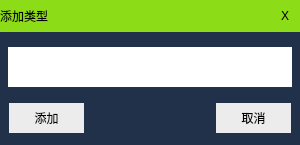
<?xml version="1.0" encoding="UTF-8"?>
<ui version="4.0">
 <class>AddMediaInfo</class>
 <widget class="QDialog" name="AddMediaInfo">
  <property name="geometry">
   <rect>
    <x>0</x>
    <y>0</y>
    <width>300</width>
    <height>145</height>
   </rect>
  </property>
  <property name="minimumSize">
   <size>
    <width>300</width>
    <height>145</height>
   </size>
  </property>
  <property name="maximumSize">
   <size>
    <width>300</width>
    <height>145</height>
   </size>
  </property>
  <property name="windowTitle">
   <string>Dialog</string>
  </property>
  <property name="styleSheet">
   <string notr="true">*
{
border: none;
}

QDialog
{
background-color: rgb(33, 49, 74);
}</string>
  </property>
  <layout class="QVBoxLayout" name="verticalLayout">
   <property name="spacing">
    <number>0</number>
   </property>
   <property name="leftMargin">
    <number>0</number>
   </property>
   <property name="topMargin">
    <number>0</number>
   </property>
   <property name="rightMargin">
    <number>0</number>
   </property>
   <property name="bottomMargin">
    <number>0</number>
   </property>
   <item>
    <widget class="QFrame" name="frame_title">
     <property name="minimumSize">
      <size>
       <width>0</width>
       <height>32</height>
      </size>
     </property>
     <property name="maximumSize">
      <size>
       <width>16777215</width>
       <height>32</height>
      </size>
     </property>
     <property name="styleSheet">
      <string notr="true">#frame_title
{
background-color: rgb(140, 221, 24);
}</string>
     </property>
     <property name="frameShape">
      <enum>QFrame::StyledPanel</enum>
     </property>
     <property name="frameShadow">
      <enum>QFrame::Raised</enum>
     </property>
     <layout class="QHBoxLayout" name="horizontalLayout">
      <property name="spacing">
       <number>0</number>
      </property>
      <property name="leftMargin">
       <number>0</number>
      </property>
      <property name="topMargin">
       <number>0</number>
      </property>
      <property name="rightMargin">
       <number>0</number>
      </property>
      <property name="bottomMargin">
       <number>0</number>
      </property>
      <item>
       <widget class="QLabel" name="label_title_type">
        <property name="minimumSize">
         <size>
          <width>60</width>
          <height>30</height>
         </size>
        </property>
        <property name="maximumSize">
         <size>
          <width>16777215</width>
          <height>30</height>
         </size>
        </property>
        <property name="text">
         <string>添加类型</string>
        </property>
       </widget>
      </item>
      <item>
       <spacer name="horizontalSpacer">
        <property name="orientation">
         <enum>Qt::Horizontal</enum>
        </property>
        <property name="sizeHint" stdset="0">
         <size>
          <width>207</width>
          <height>20</height>
         </size>
        </property>
       </spacer>
      </item>
      <item>
       <widget class="QPushButton" name="pushButton_close">
        <property name="minimumSize">
         <size>
          <width>30</width>
          <height>30</height>
         </size>
        </property>
        <property name="maximumSize">
         <size>
          <width>30</width>
          <height>30</height>
         </size>
        </property>
        <property name="styleSheet">
         <string notr="true">QPushButton
{
color: black;
font: 800 13px &quot;微软雅黑&quot;;
}

QPushButton:hover
{
color: red;
}</string>
        </property>
        <property name="text">
         <string>X</string>
        </property>
       </widget>
      </item>
     </layout>
    </widget>
   </item>
   <item>
    <spacer name="verticalSpacer_2">
     <property name="orientation">
      <enum>Qt::Vertical</enum>
     </property>
     <property name="sizeType">
      <enum>QSizePolicy::Fixed</enum>
     </property>
     <property name="sizeHint" stdset="0">
      <size>
       <width>20</width>
       <height>15</height>
      </size>
     </property>
    </spacer>
   </item>
   <item>
    <widget class="QLineEdit" name="lineEdit_type">
     <property name="minimumSize">
      <size>
       <width>0</width>
       <height>40</height>
      </size>
     </property>
     <property name="styleSheet">
      <string notr="true">QLineEdit
{
font: 400 13px &quot;微软雅黑&quot;;
margin: 0px 8px;
color: black;
}

QLineEdit:hover
{
color: rgb(9, 228, 175);
}</string>
     </property>
    </widget>
   </item>
   <item>
    <spacer name="verticalSpacer">
     <property name="orientation">
      <enum>Qt::Vertical</enum>
     </property>
     <property name="sizeType">
      <enum>QSizePolicy::Fixed</enum>
     </property>
     <property name="sizeHint" stdset="0">
      <size>
       <width>20</width>
       <height>15</height>
      </size>
     </property>
    </spacer>
   </item>
   <item>
    <widget class="QFrame" name="frame_bottom">
     <property name="minimumSize">
      <size>
       <width>0</width>
       <height>40</height>
      </size>
     </property>
     <property name="maximumSize">
      <size>
       <width>16777215</width>
       <height>40</height>
      </size>
     </property>
     <property name="frameShape">
      <enum>QFrame::StyledPanel</enum>
     </property>
     <property name="frameShadow">
      <enum>QFrame::Raised</enum>
     </property>
     <layout class="QHBoxLayout" name="horizontalLayout_2">
      <property name="spacing">
       <number>0</number>
      </property>
      <property name="leftMargin">
       <number>1</number>
      </property>
      <property name="topMargin">
       <number>1</number>
      </property>
      <property name="rightMargin">
       <number>1</number>
      </property>
      <property name="bottomMargin">
       <number>15</number>
      </property>
      <item>
       <spacer name="horizontalSpacer_3">
        <property name="orientation">
         <enum>Qt::Horizontal</enum>
        </property>
        <property name="sizeType">
         <enum>QSizePolicy::Fixed</enum>
        </property>
        <property name="sizeHint" stdset="0">
         <size>
          <width>8</width>
          <height>20</height>
         </size>
        </property>
       </spacer>
      </item>
      <item>
       <widget class="QPushButton" name="pushButton_add">
        <property name="minimumSize">
         <size>
          <width>75</width>
          <height>30</height>
         </size>
        </property>
        <property name="maximumSize">
         <size>
          <width>75</width>
          <height>30</height>
         </size>
        </property>
        <property name="styleSheet">
         <string notr="true">QPushButton
{
background-color: rgb(236, 236, 236);
}

QPushButton:checked
{
background-color: rgb(205, 205, 205);
}

QPushButton:hover
{
background-color: rgb(205, 205, 205);
}</string>
        </property>
        <property name="text">
         <string>添加</string>
        </property>
       </widget>
      </item>
      <item>
       <spacer name="horizontalSpacer_2">
        <property name="orientation">
         <enum>Qt::Horizontal</enum>
        </property>
        <property name="sizeHint" stdset="0">
         <size>
          <width>129</width>
          <height>20</height>
         </size>
        </property>
       </spacer>
      </item>
      <item>
       <widget class="QPushButton" name="pushButton_cancel">
        <property name="minimumSize">
         <size>
          <width>75</width>
          <height>30</height>
         </size>
        </property>
        <property name="maximumSize">
         <size>
          <width>75</width>
          <height>30</height>
         </size>
        </property>
        <property name="styleSheet">
         <string notr="true">QPushButton
{
background-color: rgb(236, 236, 236);
}

QPushButton:checked
{
background-color: rgb(205, 205, 205);
}

QPushButton:hover
{
background-color: rgb(205, 205, 205);
}</string>
        </property>
        <property name="text">
         <string>取消</string>
        </property>
       </widget>
      </item>
      <item>
       <spacer name="horizontalSpacer_4">
        <property name="orientation">
         <enum>Qt::Horizontal</enum>
        </property>
        <property name="sizeType">
         <enum>QSizePolicy::Fixed</enum>
        </property>
        <property name="sizeHint" stdset="0">
         <size>
          <width>8</width>
          <height>20</height>
         </size>
        </property>
       </spacer>
      </item>
     </layout>
    </widget>
   </item>
  </layout>
 </widget>
 <resources/>
 <connections/>
</ui>
